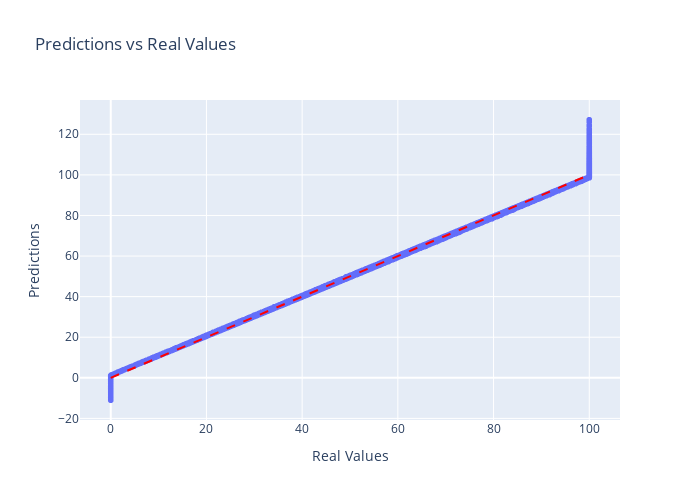

Notebook cell for this chart:
### Code cell
fig = px.scatter(
    x=y_test, 
    y=y_pred,
    labels={'x': 'Real Values', 'y': 'Predictions'},
    title='Predictions vs Real Values'
)

fig.add_shape(
    type='line',
    x0=y_test.min(), y0=y_test.min(),
    x1=y_test.max(), y1=y_test.max(),
    line=dict(color='red', dash='dash')
)
fig.update_layout(width=700, height=500)
fig.show()

### Figure 1 — Plotly figure (JSON) as saved in the notebook; plotly's stock layout.template omitted (floating-point values rounded to 4 significant figures; data arrays with more than 128 entries replaced by an {"elided": "..."} marker saying what was removed)
{"data": [{"hovertemplate": "Real Values=%{x}<br>Predictions=%{y}<extra></extra>", "legendgroup": "", "marker": {"color": "#636efa", "symbol": "circle"}, "mode": "markers", "name": "", "showlegend": false, "type": "scattergl", "x": {"elided": "16000 float values"}, "xaxis": "x", "y": {"elided": "16000 float values"}, "yaxis": "y"}], "layout": {"height": 500, "legend": {"tracegroupgap": 0}, "shapes": [{"line": {"color": "red", "dash": "dash"}, "type": "line", "x0": 0, "x1": 100, "y0": 0, "y1": 100}], "title": {"text": "Predictions vs Real Values"}, "width": 700, "xaxis": {"anchor": "y", "domain": [0, 1], "title": {"text": "Real Values"}}, "yaxis": {"anchor": "x", "domain": [0, 1], "title": {"text": "Predictions"}}}}
